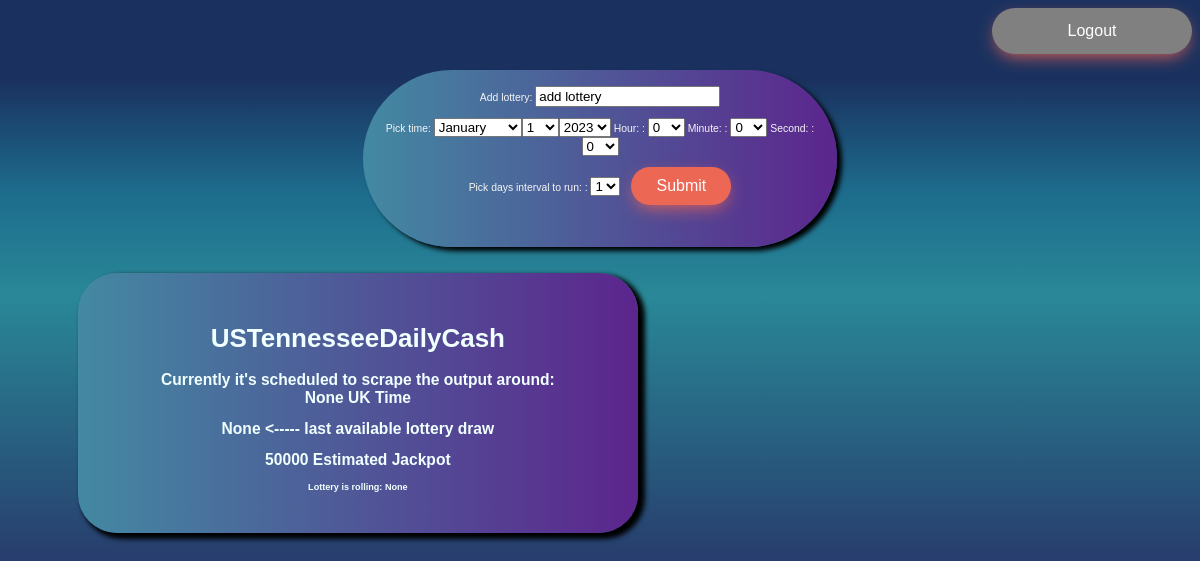
The app's page / (signed in) with its own data.
### bot/models.py (models this page shows)
class Scraper(models.Model):
    name = models.CharField(primary_key=True, max_length=255, editable=True)
    ticked_option = models.CharField(max_length = 10, null=True, blank=True)
    cat_1_prize = models.CharField(max_length=255, null=True, blank=True)
    estimated_next_jackpot = models.CharField(max_length=255, null=True, blank=True)
    scheduler = models.DateTimeField(null=True, blank=True)
    run_every = models.CharField(max_length = 10, null=True, blank=True)
    draw_datetime = models.CharField(null=True,blank=True, max_length=20)
    draw_time = models.CharField(max_length=255, null=True, blank=True)
    def __str__(self) -> str:
        return self.name

### bot/views.py (the view, shortened to what this page needs)
# urls.py: path('', views.home, name="home"),
@login_required(login_url='login')
def home(request):
    name = Scraper.objects.all()
    form = LottoForm()
    add_lotto = AddLotto()
    temp_list = []
    scheduler_form = ScheduledaysForm()
    days_interval = DaysIntervalForm()
    context = {'name' : name, 'form' : form, 'days':scheduler_form, 'interval':days_interval, 'add_lotto':add_lotto}
    return render(request, 'base.html', context=context)

### bot/forms.py
class LottoForm(forms.Form):
    try:
        names = Scraper.objects.all()
        fields = [tuple([x.name,x.name]) for x in names]
        lottery = forms.CharField(label="Choose Lottery", widget=forms.Select(choices=fields))
    except:
        pass

class ScheduledaysForm(forms.Form):
    try:
        pick_time = forms.DateField(widget=forms.SelectDateWidget())
        hours = [tuple([x,x]) for x  in range(0,24)]
        minutes = [tuple([x,x]) for x in range(0,60)]
        pick_starting_time_hours = forms.CharField(label = "Hour: ", widget=forms.Select(choices=hours))
        pick_starting_time_minutes = forms.CharField(label = "Minute: ", widget=forms.Select(choices=minutes))
        pick_starting_time_seconds = forms.CharField(label = "Second: ", widget=forms.Select(choices=minutes))
    except:
        pass

### bot/templates/base.html (shortened to what this page needs)
<html>
<head>
    {% load static %}
    <link rel="stylesheet" href="{% static 'style.css' %}">
</head>
<body>
    {% if user.is_authenticated %}
    <div class="logout">
        <button class="logout"><a href="{% url 'logout' %}"> Logout </a></button>
    </div>
    {% endif %}
    <div class="lotto">
        <form method="post">
            {% if user.username == 'patryk' %}
            {{ add_lotto }}
            {% else %}
            {{ form }}
            {% endif %}
            <br>
            <br>
            {{ days }}
            <br>
            <br>
            {{ interval }}
            <button type="submit" class="accept">Submit</button>
        </form>
    </div>
    <div class="grid_scraper">
        {% for scrape in name %}
        <div class="scraper">
            <h1>{{ scrape }} </h1>
            <h2>Currently it's scheduled to scrape the output around: <br>{{ scrape.scheduler }} UK Time </h2>
            <h2>{{ scrape.draw_datetime }} <----- last available lottery draw</h2>
                    {% if scrape.cat_1_prize == '0' or scrape.cat_1_prize == None %}
                    <h2>{{scrape.estimated_next_jackpot}} Estimated Jackpot</h1>
                        {% elif scrape.cat_1_prize != None and scrape.estimated_next_jackpot != None%}
                        <h2> {{scrape.estimated_next_jackpot}} Estimated Jackpot</h2>
                        <h2> {{scrape.cat_1_prize}} Jackpot</h2>
                        {% else %}
                        <h2> {{scrape.cat_1_prize}} Jackpot</h2>
                        {% endif %}
            <h3>Lottery is rolling: {{scrape.draw_time}} </h3>
        </div>
        {% endfor %}
    </div>
</body>

### static/style.css (style rules this page uses)
body { font-family: 'PT Sans', sans-serif; font-size: 13px; font-weight: 400; color: #4f5d6e; position: relative; background: rgb(26, 49, 95); background: -webkit-gradient(linear, left top, left bottom, color-stop(0%, rgba(26, 49, 95, 1)), color-stop(10%, rgba(26, 49, 95, 1)), color-stop(24%, rgba(29, 108, 141, 1)), color-stop(37%, rgba(41, 136, 151, 1)), color-stop(77%, rgba(39, 45, 100, 1)), color-stop(90%, rgba(26, 49, 95, 1)), color-stop(100%, rgba(26, 49, 95, 1))); filter: progid: DXImageTransform.Microsoft.gradient( startColorstr='#1a315f', endColorstr='#1a315f', GradientType=0); }
button.accept { background-color: #ed6755; border: none; margin-bottom: 1em; margin-left: 0.5em; border-radius: 5em; width: 100px; padding: 10px; font-size: 16px; color: white; cursor: pointer; box-shadow: 0px 6px 18px -5px rgba(237, 103, 85, 1); }
button.logout { background-color: #808080; border: none; margin-bottom: 1em; border-radius: 5em; width: 200px; padding: 14px; font-size: 16px; color: white; box-shadow: 0px 6px 18px -5px rgba(237, 103, 85, 1); }
div.logout { width: auto; display: block; text-align: right; }
a { display: block; font-size: 1em; color: white; text-decoration: none; }
div.lotto { border-radius: 12em; margin-left: 30%; padding: 1rem; margin-right: 30%; background: #5C258D; background: -webkit-linear-gradient(to right, #4389A2, #5C258D); background: linear-gradient(to right, #4389A2, #5C258D); box-shadow: 5px 4px 5px #000; text-align: center; font-size: 0.8em; color: whitesmoke; }
h1 { font-size: 2em; }
div.grid_scraper { display: grid; grid-template-columns: auto auto auto; }
div.scraper { margin: 2em; margin-left: 10%; padding: 2rem; margin-right: 10%; border-radius: 3em; box-shadow: 5px 4px 5px 2px #000; background: #5C258D; background: -webkit-linear-gradient(to right, #4389A2, #5C258D); background: linear-gradient(to right, #4389A2, #5C258D); text-align: center; color: azure; }
h2 { font-size: 1.2em; }
h3 { font-size: 0.7em; }

### records on screen
Scraper: name "USTennesseeDailyCash", scheduler "None", draw_datetime "None", estimated_next_jackpot "50000", draw_time "None"
